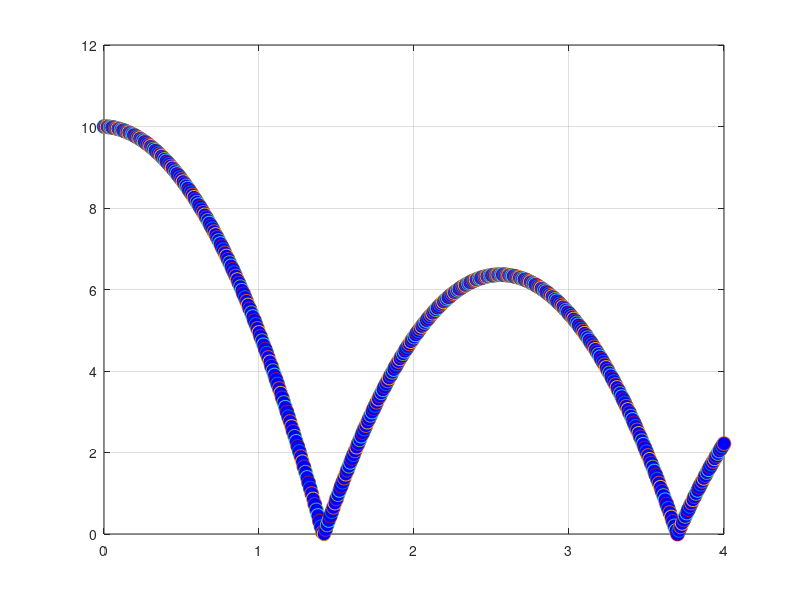

MATLAB code to generate this figure:
% Initial Conditions
y = 10;          % Initial height (meters)
v = 0;           % Initial velocity (m/s)
m = 1;           % Mass (kg)
g = -9.81;       % Gravity (m/s^2)
dt = 0.01;       % Time step (seconds)
t_end = 4;       % Simulation duration

% Simulation Loop
for t = 0:dt:t_end
    % Physics Equations
    F = m * g;           % F = ma
    a = F / m;           % Acceleration
    v = v + a * dt;      % Update Velocity
    y = y + v * dt;      % Update Position

    % Collision Detection with Ground
    if y <= 0
        y = 0;
        v = -v * 0.8;    % Bounce with 20% energy loss
    end

    % Real-time Plotting
    plot(t, y, 'o', 'MarkerSize', 10, 'MarkerFaceColor', 'b');
    xlim([0 t_end]); ylim([0 12]);
    grid on;
    hold on;
    pause(0.01);
end
